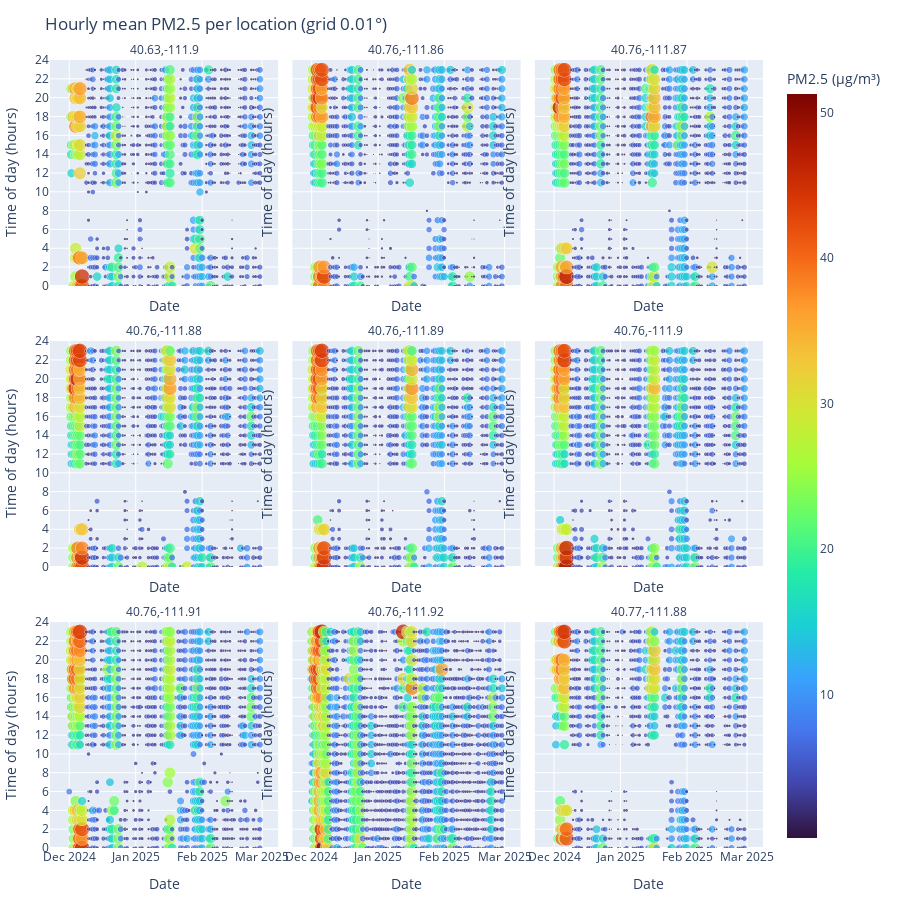

The code cell stored with this chart in its notebook:
### Code cell
import pandas as pd
import numpy as np
import plotly.express as px
import os


df = dfc.copy()
df['hour'] = pd.to_datetime(df['hour'], errors='coerce')
df = df.dropna(subset=['hour','LAT','LON','pm25_mean'])


BIN_DEG = 0.01  # ~1km
def bin_coord(x, step): return np.floor(x/step)*step
df['lat_bin'] = bin_coord(df['LAT'], BIN_DEG)
df['lon_bin'] = bin_coord(df['LON'], BIN_DEG)
df['loc'] = df['lat_bin'].round(5).astype(str) + "," + df['lon_bin'].round(5).astype(str)


agg = (
    df.groupby(['loc','lat_bin','lon_bin','hour'], as_index=False)
      .agg(
          pm25_mean=('pm25_mean','mean'),   # average per location-hour
          LAT=('LAT','mean'),               # representative lat of cell
          LON=('LON','mean'),               # representative lon of cell
          n_obs=('pm25_mean','size')        # how many raw points in that loc-hour
      )
)


agg['date'] = agg['hour'].dt.date
agg['tod_hours'] = agg['hour'].dt.hour + agg['hour'].dt.minute/60.0


TOP_N = 9
top_locs = agg.groupby('loc')['n_obs'].sum().sort_values(ascending=False).head(TOP_N).index
plot_df = agg[agg['loc'].isin(top_locs)].copy()


plot_df = plot_df.sort_values(['loc','date','tod_hours','pm25_mean'])


cmin = float(plot_df['pm25_mean'].min())
cmax = float(plot_df['pm25_mean'].max())


fig = px.scatter(
    plot_df,
    x='date', y='tod_hours',
    color='pm25_mean', range_color=[cmin, cmax],
    color_continuous_scale='Turbo',
    size='pm25_mean', size_max=16, opacity=0.75,
    facet_col='loc', facet_col_wrap=3,
    hover_data={'LAT':':.5f','LON':':.5f','pm25_mean':':.2f',
                'n_obs':True, 'tod_hours':':.2f','date':True},
    labels={'date':'Date','tod_hours':'Time of day (hours)','pm25_mean':'PM2.5 (µg/m³)'},
    title=f'Hourly mean PM2.5 per location (grid {BIN_DEG}°)'
)


fig.for_each_annotation(lambda a: a.update(text=a.text.split("=")[-1]))


fig.update_traces(marker=dict(line=dict(width=0.5)))
fig.update_yaxes(range=[0, 24], dtick=2, title='Time of day (hours)')
fig.update_xaxes(title='Date')
fig.update_layout(
    hovermode='closest',
    coloraxis_colorbar_title='PM2.5 (µg/m³)',
    margin=dict(l=40,r=10,t=60,b=40),
    height=900
)


fig.show(config={
    "displaylogo": False,
    "toImageButtonOptions": {
        "format": "png",
        "filename": "hourly_pm25_by_location",
        "height": 900,
        "width": 1600,
        "scale": 2
    }
})

### Figure 1 — Plotly figure (JSON) as saved in the notebook; plotly's stock layout.template omitted (floating-point values rounded to 4 significant figures; data arrays with more than 128 entries replaced by an {"elided": "..."} marker saying what was removed)
{"data": [{"customdata": {"elided": "889x4 float values"}, "hovertemplate": "loc=40.63,-111.9<br>Date=%{x}<br>Time of day (hours)=%{y:.2f}<br>PM2.5 (µg/m³)=%{marker.color:.2f}<br>LAT=%{customdata[0]:.5f}<br>LON=%{customdata[1]:.5f}<br>n_obs=%{customdata[3]}<extra></extra>", "legendgroup": "", "marker": {"color": {"elided": "889 float values"}, "coloraxis": "coloraxis", "line": {"width": 0.5}, "opacity": 0.75, "size": {"elided": "889 float values"}, "sizemode": "area", "sizeref": 0.2003, "symbol": "circle"}, "mode": "markers", "name": "", "showlegend": false, "type": "scattergl", "x": {"elided": "889 str values"}, "xaxis": "x7", "y": {"elided": "889 float values"}, "yaxis": "y7"}, {"customdata": {"elided": "885x4 float values"}, "hovertemplate": "loc=40.76,-111.86<br>Date=%{x}<br>Time of day (hours)=%{y:.2f}<br>PM2.5 (µg/m³)=%{marker.color:.2f}<br>LAT=%{customdata[0]:.5f}<br>LON=%{customdata[1]:.5f}<br>n_obs=%{customdata[3]}<extra></extra>", "legendgroup": "", "marker": {"color": {"elided": "885 float values"}, "coloraxis": "coloraxis", "line": {"width": 0.5}, "opacity": 0.75, "size": {"elided": "885 float values"}, "sizemode": "area", "sizeref": 0.2003, "symbol": "circle"}, "mode": "markers", "name": "", "showlegend": false, "type": "scattergl", "x": {"elided": "885 str values"}, "xaxis": "x8", "y": {"elided": "885 float values"}, "yaxis": "y8"}, {"customdata": {"elided": "1025x4 float values"}, "hovertemplate": "loc=40.76,-111.87<br>Date=%{x}<br>Time of day (hours)=%{y:.2f}<br>PM2.5 (µg/m³)=%{marker.color:.2f}<br>LAT=%{customdata[0]:.5f}<br>LON=%{customdata[1]:.5f}<br>n_obs=%{customdata[3]}<extra></extra>", "legendgroup": "", "marker": {"color": {"elided": "1025 float values"}, "coloraxis": "coloraxis", "line": {"width": 0.5}, "opacity": 0.75, "size": {"elided": "1025 float values"}, "sizemode": "area", "sizeref": 0.2003, "symbol": "circle"}, "mode": "markers", "name": "", "showlegend": false, "type": "scattergl", "x": {"elided": "1025 str values"}, "xaxis": "x9", "y": {"elided": "1025 float values"}, "yaxis": "y9"}, {"customdata": {"elided": "994x4 float values"}, "hovertemplate": "loc=40.76,-111.88<br>Date=%{x}<br>Time of day (hours)=%{y:.2f}<br>PM2.5 (µg/m³)=%{marker.color:.2f}<br>LAT=%{customdata[0]:.5f}<br>LON=%{customdata[1]:.5f}<br>n_obs=%{customdata[3]}<extra></extra>", "legendgroup": "", "marker": {"color": {"elided": "994 float values"}, "coloraxis": "coloraxis", "line": {"width": 0.5}, "opacity": 0.75, "size": {"elided": "994 float values"}, "sizemode": "area", "sizeref": 0.2003, "symbol": "circle"}, "mode": "markers", "name": "", "showlegend": false, "type": "scattergl", "x": {"elided": "994 str values"}, "xaxis": "x4", "y": {"elided": "994 float values"}, "yaxis": "y4"}, {"customdata": {"elided": "1010x4 float values"}, "hovertemplate": "loc=40.76,-111.89<br>Date=%{x}<br>Time of day (hours)=%{y:.2f}<br>PM2.5 (µg/m³)=%{marker.color:.2f}<br>LAT=%{customdata[0]:.5f}<br>LON=%{customdata[1]:.5f}<br>n_obs=%{customdata[3]}<extra></extra>", "legendgroup": "", "marker": {"color": {"elided": "1010 float values"}, "coloraxis": "coloraxis", "line": {"width": 0.5}, "opacity": 0.75, "size": {"elided": "1010 float values"}, "sizemode": "area", "sizeref": 0.2003, "symbol": "circle"}, "mode": "markers", "name": "", "showlegend": false, "type": "scattergl", "x": {"elided": "1010 str values"}, "xaxis": "x5", "y": {"elided": "1010 float values"}, "yaxis": "y5"}, {"customdata": {"elided": "1024x4 float values"}, "hovertemplate": "loc=40.76,-111.9<br>Date=%{x}<br>Time of day (hours)=%{y:.2f}<br>PM2.5 (µg/m³)=%{marker.color:.2f}<br>LAT=%{customdata[0]:.5f}<br>LON=%{customdata[1]:.5f}<br>n_obs=%{customdata[3]}<extra></extra>", "legendgroup": "", "marker": {"color": {"elided": "1024 float values"}, "coloraxis": "coloraxis", "line": {"width": 0.5}, "opacity": 0.75, "size": {"elided": "1024 float values"}, "sizemode": "area", "sizeref": 0.2003, "symbol": "circle"}, "mode": "markers", "name": "", "showlegend": false, "type": "scattergl", "x": {"elided": "1024 str values"}, "xaxis": "x6", "y": {"elided": "1024 float values"}, "yaxis": "y6"}, {"customdata": {"elided": "1140x4 float values"}, "hovertemplate": "loc=40.76,-111.91<br>Date=%{x}<br>Time of day (hours)=%{y:.2f}<br>PM2.5 (µg/m³)=%{marker.color:.2f}<br>LAT=%{customdata[0]:.5f}<br>LON=%{customdata[1]:.5f}<br>n_obs=%{customdata[3]}<extra></extra>", "legendgroup": "", "marker": {"color": {"elided": "1140 float values"}, "coloraxis": "coloraxis", "line": {"width": 0.5}, "opacity": 0.75, "size": {"elided": "1140 float values"}, "sizemode": "area", "sizeref": 0.2003, "symbol": "circle"}, "mode": "markers", "name": "", "showlegend": false, "type": "scattergl", "x": {"elided": "1140 str values"}, "xaxis": "x", "y": {"elided": "1140 float values"}, "yaxis": "y"}, {"customdata": {"elided": "1917x4 float values"}, "hovertemplate": "loc=40.76,-111.92<br>Date=%{x}<br>Time of day (hours)=%{y:.2f}<br>PM2.5 (µg/m³)=%{marker.color:.2f}<br>LAT=%{customdata[0]:.5f}<br>LON=%{customdata[1]:.5f}<br>n_obs=%{customdata[3]}<extra></extra>", "legendgroup": "", "marker": {"color": {"elided": "1917 float values"}, "coloraxis": "coloraxis", "line": {"width": 0.5}, "opacity": 0.75, "size": {"elided": "1917 float values"}, "sizemode": "area", "sizeref": 0.2003, "symbol": "circle"}, "mode": "markers", "name": "", "showlegend": false, "type": "scattergl", "x": {"elided": "1917 str values"}, "xaxis": "x2", "y": {"elided": "1917 float values"}, "yaxis": "y2"}, {"customdata": {"elided": "940x4 float values"}, "hovertemplate": "loc=40.77,-111.88<br>Date=%{x}<br>Time of day (hours)=%{y:.2f}<br>PM2.5 (µg/m³)=%{marker.color:.2f}<br>LAT=%{customdata[0]:.5f}<br>LON=%{customdata[1]:.5f}<br>n_obs=%{customdata[3]}<extra></extra>", "legendgroup": "", "marker": {"color": {"elided": "940 float values"}, "coloraxis": "coloraxis", "line": {"width": 0.5}, "opacity": 0.75, "size": {"elided": "940 float values"}, "sizemode": "area", "sizeref": 0.2003, "symbol": "circle"}, "mode": "markers", "name": "", "showlegend": false, "type": "scattergl", "x": {"elided": "940 str values"}, "xaxis": "x3", "y": {"elided": "940 float values"}, "yaxis": "y3"}], "layout": {"annotations": [{"font": {}, "showarrow": false, "text": "40.76,-111.91", "x": 0.16, "xanchor": "center", "xref": "paper", "y": 0.2867, "yanchor": "bottom", "yref": "paper"}, {"font": {}, "showarrow": false, "text": "40.76,-111.92", "x": 0.5, "xanchor": "center", "xref": "paper", "y": 0.2867, "yanchor": "bottom", "yref": "paper"}, {"font": {}, "showarrow": false, "text": "40.77,-111.88", "x": 0.84, "xanchor": "center", "xref": "paper", "y": 0.2867, "yanchor": "bottom", "yref": "paper"}, {"font": {}, "showarrow": false, "text": "40.76,-111.88", "x": 0.16, "xanchor": "center", "xref": "paper", "y": 0.6433, "yanchor": "bottom", "yref": "paper"}, {"font": {}, "showarrow": false, "text": "40.76,-111.89", "x": 0.5, "xanchor": "center", "xref": "paper", "y": 0.6433, "yanchor": "bottom", "yref": "paper"}, {"font": {}, "showarrow": false, "text": "40.76,-111.9", "x": 0.84, "xanchor": "center", "xref": "paper", "y": 0.6433, "yanchor": "bottom", "yref": "paper"}, {"font": {}, "showarrow": false, "text": "40.63,-111.9", "x": 0.16, "xanchor": "center", "xref": "paper", "y": 1.0, "yanchor": "bottom", "yref": "paper"}, {"font": {}, "showarrow": false, "text": "40.76,-111.86", "x": 0.5, "xanchor": "center", "xref": "paper", "y": 1.0, "yanchor": "bottom", "yref": "paper"}, {"font": {}, "showarrow": false, "text": "40.76,-111.87", "x": 0.84, "xanchor": "center", "xref": "paper", "y": 1.0, "yanchor": "bottom", "yref": "paper"}], "coloraxis": {"cmax": 51.28, "cmin": 0.1429, "colorbar": {"title": {"text": "PM2.5 (µg/m³)"}}, "colorscale": [[0, "#30123b"], [0.07143, "#4145ab"], [0.1429, "#4675ed"], [0.2143, "#39a2fc"], [0.2857, "#1bcfd4"], [0.3571, "#24eca6"], [0.4286, "#61fc6c"], [0.5, "#a4fc3b"], [0.5714, "#d1e834"], [0.6429, "#f3c63a"], [0.7143, "#fe9b2d"], [0.7857, "#f36315"], [0.8571, "#d93806"], [0.9286, "#b11901"], [1, "#7a0402"]]}, "height": 900, "hovermode": "closest", "legend": {"itemsizing": "constant", "tracegroupgap": 0}, "margin": {"b": 40, "l": 40, "r": 10, "t": 60}, "title": {"text": "Hourly mean PM2.5 per location (grid 0.01°)"}, "xaxis": {"anchor": "y", "domain": [0, 0.32], "title": {"text": "Date"}}, "xaxis2": {"anchor": "y2", "domain": [0.34, 0.66], "matches": "x", "title": {"text": "Date"}}, "xaxis3": {"anchor": "y3", "domain": [0.68, 1.0], "matches": "x", "title": {"text": "Date"}}, "xaxis4": {"anchor": "y4", "domain": [0, 0.32], "matches": "x", "showticklabels": false, "title": {"text": "Date"}}, "xaxis5": {"anchor": "y5", "domain": [0.34, 0.66], "matches": "x", "showticklabels": false, "title": {"text": "Date"}}, "xaxis6": {"anchor": "y6", "domain": [0.68, 1.0], "matches": "x", "showticklabels": false, "title": {"text": "Date"}}, "xaxis7": {"anchor": "y7", "domain": [0, 0.32], "matches": "x", "showticklabels": false, "title": {"text": "Date"}}, "xaxis8": {"anchor": "y8", "domain": [0.34, 0.66], "matches": "x", "showticklabels": false, "title": {"text": "Date"}}, "xaxis9": {"anchor": "y9", "domain": [0.68, 1.0], "matches": "x", "showticklabels": false, "title": {"text": "Date"}}, "yaxis": {"anchor": "x", "domain": [0, 0.2867], "dtick": 2, "range": [0, 24], "title": {"text": "Time of day (hours)"}}, "yaxis2": {"anchor": "x2", "domain": [0, 0.2867], "dtick": 2, "matches": "y", "range": [0, 24], "showticklabels": false, "title": {"text": "Time of day (hours)"}}, "yaxis3": {"anchor": "x3", "domain": [0, 0.2867], "dtick": 2, "matches": "y", "range": [0, 24], "showticklabels": false, "title": {"text": "Time of day (hours)"}}, "yaxis4": {"anchor": "x4", "domain": [0.3567, 0.6433], "dtick": 2, "matches": "y", "range": [0, 24], "title": {"text": "Time of day (hours)"}}, "yaxis5": {"anchor": "x5", "domain": [0.3567, 0.6433], "dtick": 2, "matches": "y", "range": [0, 24], "showticklabels": false, "title": {"text": "Time of day (hours)"}}, "yaxis6": {"anchor": "x6", "domain": [0.3567, 0.6433], "dtick": 2, "matches": "y", "range": [0, 24], "showticklabels": false, "title": {"text": "Time of day (hours)"}}, "yaxis7": {"anchor": "x7", "domain": [0.7133, 1.0], "dtick": 2, "matches": "y", "range": [0, 24], "title": {"text": "Time of day (hours)"}}, "yaxis8": {"anchor": "x8", "domain": [0.7133, 1.0], "dtick": 2, "matches": "y", "range": [0, 24], "showticklabels": false, "title": {"text": "Time of day (hours)"}}, "yaxis9": {"anchor": "x9", "domain": [0.7133, 1.0], "dtick": 2, "matches": "y", "range": [0, 24], "showticklabels": false, "title": {"text": "Time of day (hours)"}}}}
